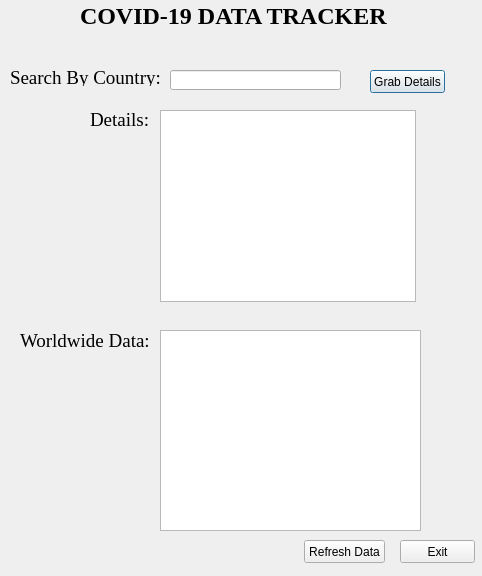
<?xml version="1.0" encoding="UTF-8"?>
<ui version="4.0">
 <class>Covid19_Tracker</class>
 <widget class="QDialog" name="Covid19_Tracker">
  <property name="geometry">
   <rect>
    <x>0</x>
    <y>0</y>
    <width>482</width>
    <height>576</height>
   </rect>
  </property>
  <property name="windowTitle">
   <string>Dialog</string>
  </property>
  <widget class="QLabel" name="Title">
   <property name="geometry">
    <rect>
     <x>80</x>
     <y>0</y>
     <width>321</width>
     <height>31</height>
    </rect>
   </property>
   <property name="font">
    <font>
     <family>Times New Roman</family>
     <pointsize>18</pointsize>
     <weight>75</weight>
     <bold>true</bold>
    </font>
   </property>
   <property name="text">
    <string>COVID-19 DATA TRACKER</string>
   </property>
  </widget>
  <widget class="QLabel" name="Search_label">
   <property name="geometry">
    <rect>
     <x>10</x>
     <y>70</y>
     <width>151</width>
     <height>16</height>
    </rect>
   </property>
   <property name="font">
    <font>
     <family>Times New Roman</family>
     <pointsize>14</pointsize>
    </font>
   </property>
   <property name="text">
    <string>Search By Country:</string>
   </property>
  </widget>
  <widget class="QLineEdit" name="search_Text">
   <property name="geometry">
    <rect>
     <x>170</x>
     <y>70</y>
     <width>171</width>
     <height>20</height>
    </rect>
   </property>
   <property name="text">
    <string/>
   </property>
  </widget>
  <widget class="QPushButton" name="search_Button">
   <property name="geometry">
    <rect>
     <x>370</x>
     <y>70</y>
     <width>75</width>
     <height>23</height>
    </rect>
   </property>
   <property name="text">
    <string>Grab Details</string>
   </property>
  </widget>
  <widget class="QTextBrowser" name="Details_Textbox">
   <property name="geometry">
    <rect>
     <x>160</x>
     <y>110</y>
     <width>256</width>
     <height>192</height>
    </rect>
   </property>
  </widget>
  <widget class="QLabel" name="Details_label">
   <property name="geometry">
    <rect>
     <x>90</x>
     <y>110</y>
     <width>61</width>
     <height>20</height>
    </rect>
   </property>
   <property name="font">
    <font>
     <family>Times New Roman</family>
     <pointsize>14</pointsize>
    </font>
   </property>
   <property name="text">
    <string>Details:</string>
   </property>
  </widget>
  <widget class="QLabel" name="Worldwide_label">
   <property name="geometry">
    <rect>
     <x>20</x>
     <y>330</y>
     <width>141</width>
     <height>21</height>
    </rect>
   </property>
   <property name="font">
    <font>
     <family>Times New Roman</family>
     <pointsize>14</pointsize>
    </font>
   </property>
   <property name="text">
    <string>Worldwide Data:</string>
   </property>
  </widget>
  <widget class="QTextBrowser" name="Worldwide_text">
   <property name="geometry">
    <rect>
     <x>160</x>
     <y>330</y>
     <width>261</width>
     <height>201</height>
    </rect>
   </property>
  </widget>
  <widget class="QPushButton" name="Refresh_Button">
   <property name="geometry">
    <rect>
     <x>304</x>
     <y>540</y>
     <width>81</width>
     <height>23</height>
    </rect>
   </property>
   <property name="text">
    <string>Refresh Data</string>
   </property>
  </widget>
  <widget class="QPushButton" name="Exit_button">
   <property name="geometry">
    <rect>
     <x>400</x>
     <y>540</y>
     <width>75</width>
     <height>23</height>
    </rect>
   </property>
   <property name="text">
    <string>Exit</string>
   </property>
  </widget>
 </widget>
 <resources/>
 <connections/>
</ui>
